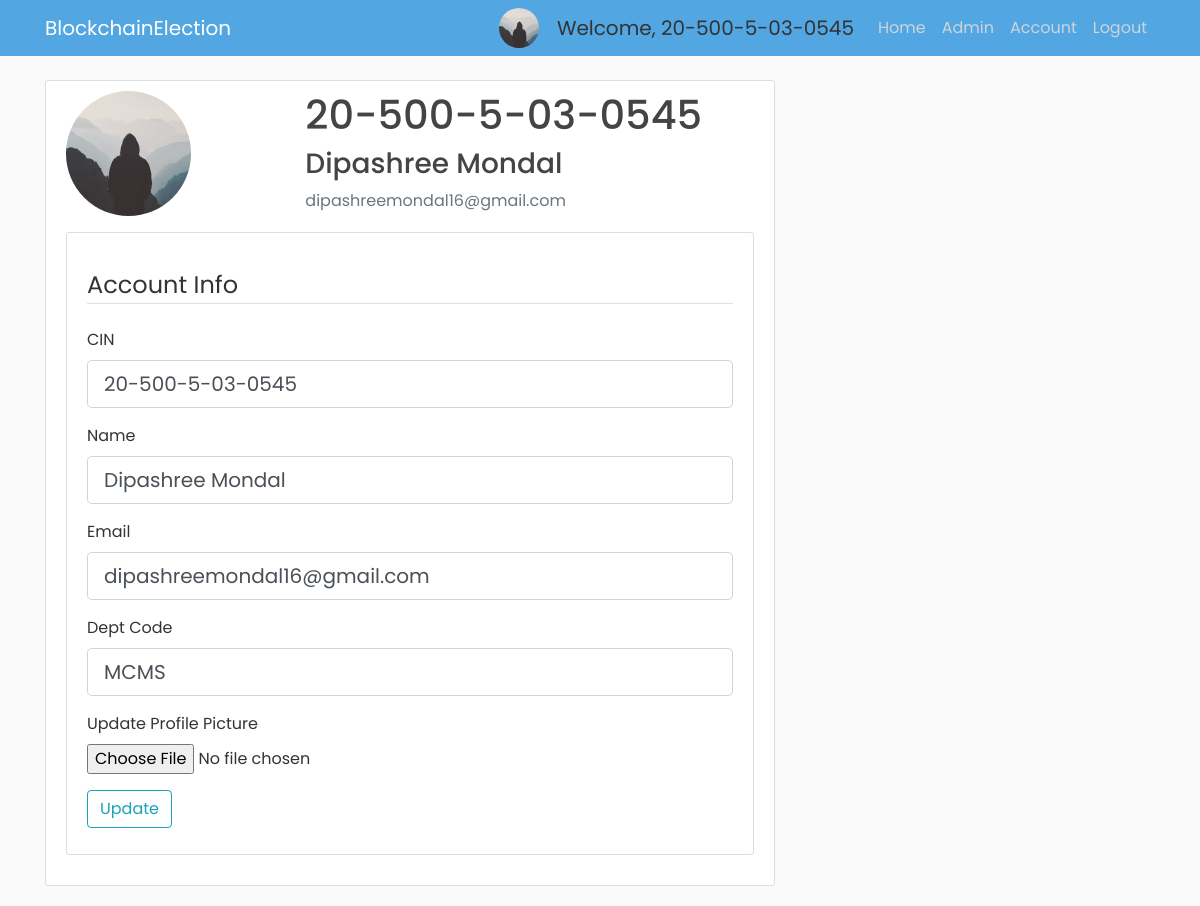
/account (signed in), run on the app's committed database.
### app/models.py (models this page shows, shortened)
class Voter(db.Model, UserMixin):
    id = db.Column(db.Integer, primary_key=True)
    cin = db.Column(db.String(30), unique=True, nullable=False)
    name = db.Column(db.String(255), nullable=False)
    email = db.Column(db.String(30), unique=True, nullable=False)
    dept = db.Column(db.String(4), db.ForeignKey('department.dept_code'), nullable=False)
    imagefile = db.Column(db.String(20), nullable=False, default='default.jpg')
    password = db.Column(db.String(60), nullable=False)
    join_year = db.Column(db.Integer, nullable=False, default=2016)
    is_admin = db.Column(db.Boolean, default=False, nullable=False)

### app/routes.py (the view)
@app.route("/account", methods=['GET', 'POST'])
@login_required
def account():
    form = UpdateAccountForm()
    if form.validate_on_submit():
        if form.picture.data:
            picture_file = save_picture(form.picture.data)
            current_user.imagefile = picture_file
        current_user.cin = form.cin.data
        current_user.name = form.name.data
        current_user.email = form.email.data
        current_user.dept = form.dept.data
        db.session.commit()
        flash('Your account has been updated!', 'success')
        return redirect(url_for('account'))
    elif request.method == 'GET':
        form.cin.data = current_user.cin
        form.name.data = current_user.name
        form.email.data = current_user.email
        form.dept.data = current_user.dept
    image_file = url_for('static', filename='profile_pics/' + current_user.imagefile)
    return render_template("account.html", title="Account", image_file=image_file, form=form)

### app/forms.py (shortened to what this page needs)
class UpdateAccountForm(FlaskForm):
    cin = StringField('CIN', validators=[DataRequired()])
    name = StringField('Name', validators=[DataRequired(), Length(min=3, max=255)])
    email = StringField('Email', validators=[DataRequired(), Email()])
    dept = StringField('Dept Code', validators=[DataRequired(), Length(min=4, max=4)])
    picture = FileField('Update Profile Picture', validators=[FileAllowed(['jpg', 'png'])])
    submit = SubmitField('Update')

### app/models.py (called while the page is built)
@login_manager.user_loader
def load_user(user_id):
    return Voter.query.get(int(user_id))

### app/templates/account.html (shortened to what this page needs)
{% extends "base.html" %}
{% block content %}
    <div class="content-section">
        <div class="row">
            <div class="col-md-4">
                <img class="rounded-circle account-img" src="{{ image_file }}">
            </div>
            <div class="col-md-8">
                <h2 class="account-heading">{{ current_user.cin }}</h2>
                <h3>{{ current_user.name }}</h3>
                <p class="text-secondary">{{ current_user.email }}</p>
            </div>
        </div>
        <div class="content-section">
            <form action="" method="POST" enctype="multipart/form-data">
              <br class="form-group">
                <legend class="border-bottom mb-4">Account Info</legend>
                <div class="form-group">
                  {{ form.cin.label(class="form-control-label") }}
                  {% if form.cin.errors%}
                    {{ form.cin(class="form-control form-control-lg is-invalid") }}
                    <div class="invalid-feedback">
                      {% for error in form.cin.errors %}
                      <span>{{ error }}</span>
                      {% endfor %}
                    </div>
                  {% else %}
                    {{ form.cin(class="form-control form-control-lg") }}
                    {% endif %}
                </div>
                <div class="form-group mt-2">
                  {{ form.name.label(class="form-control-label") }}
                  {% if form.name.errors %}
                    {{ form.name(class="form-control form-control-lg is-invalid") }}
                    <div class="invalid-feedback">
                      {% for error in form.name.errors %}
                      <span>{{ error }}</span>
                      {% endfor %}
                    </div>
                  {% else %}
                  {{ form.name(class="form-control form-control-lg") }}
                  {% endif %}
                </div>
                <div class="form-group mt-2">
                  {{ form.email.label(class="form-control-label") }}
                  {% if form.email.errors %}
                    {{ form.email(class="form-control form-control-lg is-invalid") }}
                    <div class="invalid-feedback">
                      {% for error in form.email.errors %}
                      <span>{{ error }}</span>
                      {% endfor %}
                    </div>
                  {% else %}
                    {{ form.email(class="form-control form-control-lg") }}
                  {% endif %}
                </div>
                <div class="form-group mt-2">
                  {{ form.dept.label(class="form-control-label") }}
                  {% if form.dept.errors %}
                    {{ form.dept(class="form-control form-control-lg is-invalid") }}
                    <div class="invalid-feedback">
                      {% for error in form.dept.errors %}
                      <span>{{ error }}</span>
                      {% endfor %}
                    </div>
                  {% else %}
                    {{ form.dept(class="form-control form-control-lg") }}
                  {% endif %}
                </div>
                <div class="form-group mt-2">
                    {{ form.picture.label() }}
                    {{ form.picture(class="form-control-file") }}
                </div>
              <div class="form-group mt-3">
                {{ form.submit(class="btn btn-outline-info") }}
              </div>
            </form>
          </div>
    </div>
{% endblock content %}

### app/templates/navbar.html (shortened to what this page needs)
<header class="site-header">
  <nav class="navbar navbar-expand-md navbar-dark bg-steel fixed-top">
    <div class="container">
      <a class="navbar-brand mr-4" href="{{ url_for('home') }}">BlockchainElection</a>
      <div class="collapse navbar-collapse" id="navbarToggle">
        <div class="navbar-nav ml-auto">
          {% if current_user.is_admin %}
          <img class="rounded-circle account-img-small" src="/static/profile_pics/{{ current_user.imagefile }}">
          <a class="navbar-brand disabled ml-2" style="cursor: default;">Welcome, {{ current_user.cin }}</a>
          <a class="nav-item nav-link" href="{{ url_for('home') }}">Home</a>
          <a class="nav-item nav-link" href="{{ url_for('admin') }}">Admin</a>
          <a class="nav-item nav-link" href="{{ url_for('account') }}">Account</a>
          <a class="nav-item nav-link" href="{{ url_for('logout') }}">Logout</a>
          {% else %}
            <a class="nav-item nav-link" href="{{ url_for('login') }}">Login</a>
            <a class="nav-item nav-link" href="{{ url_for('register') }}">Register</a>
          {% endif %}
        </div>
      </div>
    </div>
  </nav>
</header>

### app/static/main.css (style rules this page uses)
body { background: #fafafa; color: #333333; margin-top: 5rem; font-family: "Poppins", sans-serif; }
h1, h2, h3, h4, h5, h6 { color: #444444; }
.bg-steel { background-color: #52a6e2; }
.site-header .navbar-nav .nav-link { color: #cbd5db; }
.content-section { background: #ffffff; padding: 10px 20px; border: 1px solid #dddddd; border-radius: 3px; margin-bottom: 20px; }
.account-img { height: 125px; width: 125px; margin-right: 20px; margin-bottom: 16px; }
.account-img-small { height: 40px; width: 40px; margin-right: 10px; }
.account-heading { font-size: 2.5rem; }

### data on the page
Voter: imagefile (placeholder picture), cin "20-500-5-03-0545", name "Dipashree Mondal", email "dipashreemondal16@gmail.com", dept "MCMS"
